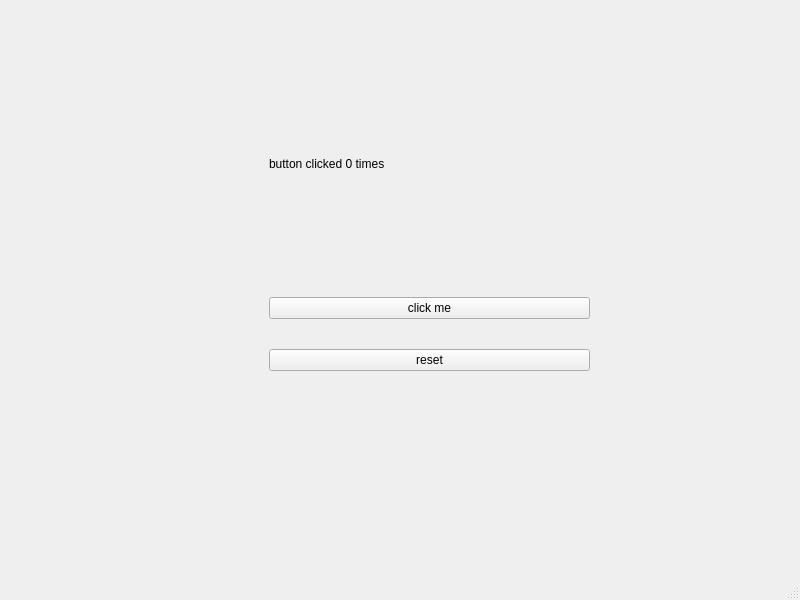
<?xml version="1.0" encoding="UTF-8"?>
<ui version="4.0">
 <class>MainWindow</class>
 <widget class="QMainWindow" name="MainWindow">
  <property name="geometry">
   <rect>
    <x>0</x>
    <y>0</y>
    <width>800</width>
    <height>600</height>
   </rect>
  </property>
  <property name="windowTitle">
   <string>MainWindow</string>
  </property>
  <widget class="QWidget" name="centralwidget">
   <widget class="QWidget" name="verticalLayoutWidget">
    <property name="geometry">
     <rect>
      <x>269</x>
      <y>60</y>
      <width>321</width>
      <height>311</height>
     </rect>
    </property>
    <layout class="QVBoxLayout" name="verticalLayout">
     <property name="spacing">
      <number>30</number>
     </property>
     <item>
      <widget class="QLabel" name="label">
       <property name="text">
        <string>button clicked 0 times</string>
       </property>
      </widget>
     </item>
     <item>
      <widget class="QPushButton" name="pushButton">
       <property name="text">
        <string>click me</string>
       </property>
      </widget>
     </item>
     <item>
      <widget class="QPushButton" name="pushButton_2">
       <property name="text">
        <string>reset</string>
       </property>
      </widget>
     </item>
    </layout>
   </widget>
  </widget>
  <widget class="QMenuBar" name="menubar">
   <property name="geometry">
    <rect>
     <x>0</x>
     <y>0</y>
     <width>800</width>
     <height>22</height>
    </rect>
   </property>
  </widget>
  <widget class="QStatusBar" name="statusbar"/>
 </widget>
 <resources/>
 <connections/>
</ui>
